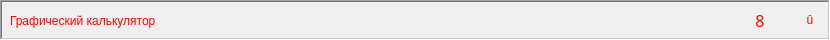
   <widget class="QFrame" name="header_frame">
    <property name="geometry">
     <rect>
      <x>19</x>
      <y>10</y>
      <width>830</width>
      <height>40</height>
     </rect>
    </property>
    <property name="mouseTracking">
     <bool>true</bool>
    </property>
    <property name="tabletTracking">
     <bool>true</bool>
    </property>
    <property name="frameShape">
     <enum>QFrame::WinPanel</enum>
    </property>
    <property name="frameShadow">
     <enum>QFrame::Sunken</enum>
    </property>
    <widget class="QLabel" name="titleLabel">
     <property name="geometry">
      <rect>
       <x>10</x>
       <y>5</y>
       <width>331</width>
       <height>31</height>
      </rect>
     </property>
     <property name="mouseTracking">
      <bool>true</bool>
     </property>
     <property name="tabletTracking">
      <bool>true</bool>
     </property>
     <property name="styleSheet">
      <string notr="true">border: 0px;
background-color: rgba(255, 255, 255, 0);
font: 12pt &quot;Segoe Print&quot;;
color: rgb(255, 8, 0);</string>
     </property>
     <property name="text">
      <string>Графический калькулятор</string>
     </property>
    </widget>
    <widget class="QFrame" name="windowButtonsFrame">
     <property name="geometry">
      <rect>
       <x>740</x>
       <y>5</y>
       <width>91</width>
       <height>30</height>
      </rect>
     </property>
     <property name="styleSheet">
      <string notr="true">background-color: rgba(255, 255, 255, 0);
border: 0px;</string>
     </property>
     <property name="frameShape">
      <enum>QFrame::WinPanel</enum>
     </property>
     <property name="frameShadow">
      <enum>QFrame::Raised</enum>
     </property>
     <widget class="QPushButton" name="minimizeWindowButton">
      <property name="geometry">
       <rect>
        <x>0</x>
        <y>0</y>
        <width>40</width>
        <height>30</height>
       </rect>
      </property>
      <property name="font">
       <font>
        <family>MS Reference Specialty</family>
        <pointsize>12</pointsize>
        <weight>50</weight>
        <italic>false</italic>
        <bold>false</bold>
       </font>
      </property>
      <property name="cursor">
       <cursorShape>PointingHandCursor</cursorShape>
      </property>
      <property name="mouseTracking">
       <bool>true</bool>
      </property>
      <property name="tabletTracking">
       <bool>true</bool>
      </property>
      <property name="styleSheet">
       <string notr="true">color: rgb(255, 8, 0);
font: 12pt &quot;MS Reference Specialty&quot;;
</string>
      </property>
      <property name="text">
       <string>8</string>
      </property>
     </widget>
     <widget class="QPushButton" name="closeWindowButton">
      <property name="geometry">
       <rect>
        <x>50</x>
        <y>0</y>
        <width>40</width>
        <height>30</height>
       </rect>
      </property>
      <property name="cursor">
       <cursorShape>PointingHandCursor</cursorShape>
      </property>
      <property name="mouseTracking">
       <bool>true</bool>
      </property>
      <property name="tabletTracking">
       <bool>true</bool>
      </property>
      <property name="focusPolicy">
       <enum>Qt::ClickFocus</enum>
      </property>
      <property name="styleSheet">
       <string notr="true">color: rgb(255, 8, 0);
font: 21pt &quot;Wingdings&quot;;
border: 1px
</string>
      </property>
      <property name="text">
       <string>û</string>
      </property>
      <property name="checkable">
       <bool>false</bool>
      </property>
      <property name="autoDefault">
       <bool>false</bool>
      </property>
     </widget>
    </widget>
   </widget>
